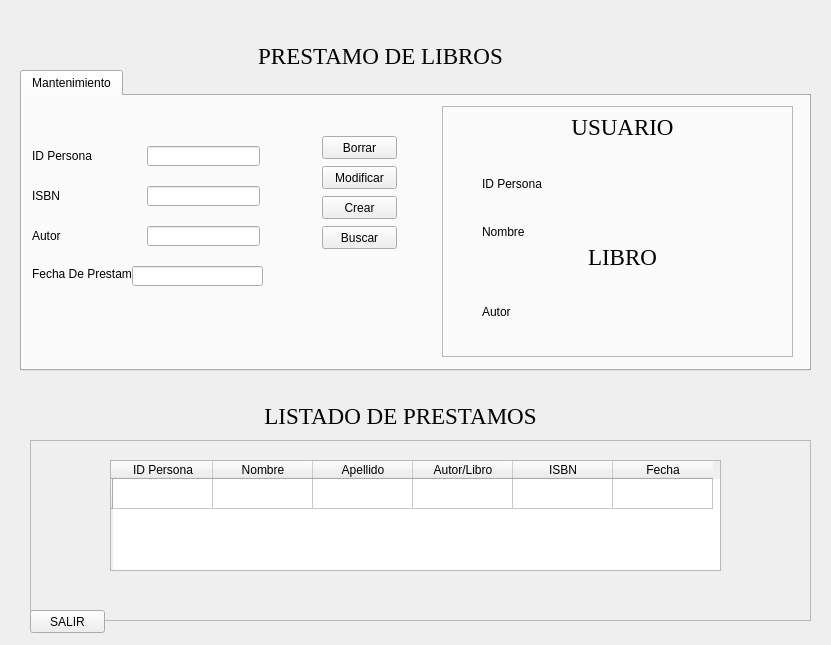
<?xml version="1.0" encoding="UTF-8"?>
<ui version="4.0">
 <class>FormPrestamoLibros</class>
 <widget class="QWidget" name="FormPrestamoLibros">
  <property name="geometry">
   <rect>
    <x>0</x>
    <y>0</y>
    <width>831</width>
    <height>645</height>
   </rect>
  </property>
  <property name="windowTitle">
   <string>Ventana Prestamos</string>
  </property>
  <widget class="QTabWidget" name="tabWidget">
   <property name="geometry">
    <rect>
     <x>20</x>
     <y>70</y>
     <width>791</width>
     <height>301</height>
    </rect>
   </property>
   <property name="currentIndex">
    <number>0</number>
   </property>
   <widget class="QWidget" name="tab">
    <attribute name="title">
     <string>Mantenimiento</string>
    </attribute>
    <widget class="QPushButton" name="BotonBuscar_MP">
     <property name="geometry">
      <rect>
       <x>300</x>
       <y>130</y>
       <width>75</width>
       <height>23</height>
      </rect>
     </property>
     <property name="text">
      <string>Buscar</string>
     </property>
    </widget>
    <widget class="QPushButton" name="BotonModificar_MP">
     <property name="geometry">
      <rect>
       <x>300</x>
       <y>70</y>
       <width>75</width>
       <height>23</height>
      </rect>
     </property>
     <property name="text">
      <string>Modificar</string>
     </property>
    </widget>
    <widget class="QLabel" name="label">
     <property name="geometry">
      <rect>
       <x>10</x>
       <y>50</y>
       <width>81</width>
       <height>20</height>
      </rect>
     </property>
     <property name="text">
      <string>ID Persona</string>
     </property>
    </widget>
    <widget class="QLineEdit" name="lineEditNombre_MP">
     <property name="geometry">
      <rect>
       <x>125</x>
       <y>90</y>
       <width>113</width>
       <height>20</height>
      </rect>
     </property>
    </widget>
    <widget class="QLabel" name="label_2">
     <property name="geometry">
      <rect>
       <x>10</x>
       <y>90</y>
       <width>81</width>
       <height>20</height>
      </rect>
     </property>
     <property name="text">
      <string>ISBN</string>
     </property>
    </widget>
    <widget class="QLineEdit" name="lineEditID_MP">
     <property name="geometry">
      <rect>
       <x>125</x>
       <y>50</y>
       <width>113</width>
       <height>20</height>
      </rect>
     </property>
    </widget>
    <widget class="QPushButton" name="BotonBorrar_MP">
     <property name="enabled">
      <bool>true</bool>
     </property>
     <property name="geometry">
      <rect>
       <x>300</x>
       <y>40</y>
       <width>75</width>
       <height>23</height>
      </rect>
     </property>
     <property name="text">
      <string>Borrar</string>
     </property>
    </widget>
    <widget class="QLabel" name="label_3">
     <property name="geometry">
      <rect>
       <x>10</x>
       <y>130</y>
       <width>51</width>
       <height>20</height>
      </rect>
     </property>
     <property name="text">
      <string>Autor</string>
     </property>
    </widget>
    <widget class="QLineEdit" name="lineEditApellido_MP">
     <property name="geometry">
      <rect>
       <x>125</x>
       <y>130</y>
       <width>113</width>
       <height>20</height>
      </rect>
     </property>
    </widget>
    <widget class="QPushButton" name="BotonCrear_MP">
     <property name="geometry">
      <rect>
       <x>300</x>
       <y>100</y>
       <width>75</width>
       <height>23</height>
      </rect>
     </property>
     <property name="text">
      <string>Crear</string>
     </property>
    </widget>
    <widget class="QLabel" name="label_6">
     <property name="geometry">
      <rect>
       <x>10</x>
       <y>170</y>
       <width>111</width>
       <height>16</height>
      </rect>
     </property>
     <property name="text">
      <string>Fecha De Prestamo</string>
     </property>
    </widget>
    <widget class="QFrame" name="frame_2">
     <property name="geometry">
      <rect>
       <x>420</x>
       <y>10</y>
       <width>351</width>
       <height>251</height>
      </rect>
     </property>
     <property name="frameShape">
      <enum>QFrame::StyledPanel</enum>
     </property>
     <property name="frameShadow">
      <enum>QFrame::Raised</enum>
     </property>
     <widget class="QLabel" name="label_8">
      <property name="geometry">
       <rect>
        <x>40</x>
        <y>70</y>
        <width>71</width>
        <height>16</height>
       </rect>
      </property>
      <property name="text">
       <string>ID Persona</string>
      </property>
     </widget>
     <widget class="QLabel" name="label_IDPersona_PL">
      <property name="geometry">
       <rect>
        <x>140</x>
        <y>60</y>
        <width>181</width>
        <height>31</height>
       </rect>
      </property>
      <property name="text">
       <string/>
      </property>
     </widget>
     <widget class="QLabel" name="label_10">
      <property name="geometry">
       <rect>
        <x>40</x>
        <y>120</y>
        <width>50</width>
        <height>12</height>
       </rect>
      </property>
      <property name="text">
       <string>Nombre</string>
      </property>
     </widget>
     <widget class="QLabel" name="label_Nombre_PL">
      <property name="geometry">
       <rect>
        <x>150</x>
        <y>100</y>
        <width>171</width>
        <height>31</height>
       </rect>
      </property>
      <property name="text">
       <string/>
      </property>
     </widget>
     <widget class="QLabel" name="label_Autor_PL">
      <property name="geometry">
       <rect>
        <x>140</x>
        <y>190</y>
        <width>171</width>
        <height>31</height>
       </rect>
      </property>
      <property name="text">
       <string/>
      </property>
     </widget>
     <widget class="QLabel" name="label_13">
      <property name="geometry">
       <rect>
        <x>40</x>
        <y>200</y>
        <width>50</width>
        <height>12</height>
       </rect>
      </property>
      <property name="text">
       <string>Autor</string>
      </property>
     </widget>
     <widget class="QLabel" name="label_9">
      <property name="geometry">
       <rect>
        <x>40</x>
        <y>10</y>
        <width>281</width>
        <height>21</height>
       </rect>
      </property>
      <property name="font">
       <font>
        <family>Times New Roman</family>
        <pointsize>17</pointsize>
       </font>
      </property>
      <property name="text">
       <string>USUARIO</string>
      </property>
      <property name="alignment">
       <set>Qt::AlignCenter</set>
      </property>
     </widget>
     <widget class="QLabel" name="label_11">
      <property name="geometry">
       <rect>
        <x>40</x>
        <y>140</y>
        <width>281</width>
        <height>21</height>
       </rect>
      </property>
      <property name="font">
       <font>
        <family>Times New Roman</family>
        <pointsize>17</pointsize>
       </font>
      </property>
      <property name="text">
       <string>LIBRO</string>
      </property>
      <property name="alignment">
       <set>Qt::AlignCenter</set>
      </property>
     </widget>
    </widget>
    <widget class="QLineEdit" name="lineEditID_MP_2">
     <property name="geometry">
      <rect>
       <x>110</x>
       <y>170</y>
       <width>131</width>
       <height>20</height>
      </rect>
     </property>
    </widget>
   </widget>
  </widget>
  <widget class="QLabel" name="label_5">
   <property name="geometry">
    <rect>
     <x>260</x>
     <y>390</y>
     <width>281</width>
     <height>51</height>
    </rect>
   </property>
   <property name="font">
    <font>
     <family>Times New Roman</family>
     <pointsize>17</pointsize>
    </font>
   </property>
   <property name="text">
    <string>LISTADO DE PRESTAMOS</string>
   </property>
   <property name="alignment">
    <set>Qt::AlignCenter</set>
   </property>
  </widget>
  <widget class="QLabel" name="label_4">
   <property name="geometry">
    <rect>
     <x>240</x>
     <y>30</y>
     <width>281</width>
     <height>51</height>
    </rect>
   </property>
   <property name="font">
    <font>
     <family>Times New Roman</family>
     <pointsize>17</pointsize>
    </font>
   </property>
   <property name="text">
    <string>PRESTAMO DE LIBROS</string>
   </property>
   <property name="alignment">
    <set>Qt::AlignCenter</set>
   </property>
  </widget>
  <widget class="QTableWidget" name="tableWidget_MP">
   <property name="geometry">
    <rect>
     <x>110</x>
     <y>460</y>
     <width>611</width>
     <height>111</height>
    </rect>
   </property>
   <row>
    <property name="text">
     <string/>
    </property>
   </row>
   <column>
    <property name="text">
     <string>ID Persona</string>
    </property>
   </column>
   <column>
    <property name="text">
     <string>Nombre</string>
    </property>
   </column>
   <column>
    <property name="text">
     <string>Apellido</string>
    </property>
   </column>
   <column>
    <property name="text">
     <string>Autor/Libro</string>
    </property>
   </column>
   <column>
    <property name="text">
     <string>ISBN</string>
    </property>
   </column>
   <column>
    <property name="text">
     <string>Fecha</string>
    </property>
   </column>
  </widget>
  <widget class="QPushButton" name="BotonSalir_PL">
   <property name="enabled">
    <bool>true</bool>
   </property>
   <property name="geometry">
    <rect>
     <x>30</x>
     <y>610</y>
     <width>75</width>
     <height>23</height>
    </rect>
   </property>
   <property name="text">
    <string>SALIR</string>
   </property>
  </widget>
  <widget class="QFrame" name="frame">
   <property name="geometry">
    <rect>
     <x>30</x>
     <y>440</y>
     <width>781</width>
     <height>181</height>
    </rect>
   </property>
   <property name="frameShape">
    <enum>QFrame::StyledPanel</enum>
   </property>
   <property name="frameShadow">
    <enum>QFrame::Raised</enum>
   </property>
  </widget>
  <zorder>frame</zorder>
  <zorder>tabWidget</zorder>
  <zorder>label_5</zorder>
  <zorder>label_4</zorder>
  <zorder>tableWidget_MP</zorder>
  <zorder>BotonSalir_PL</zorder>
 </widget>
 <resources/>
 <connections/>
</ui>
